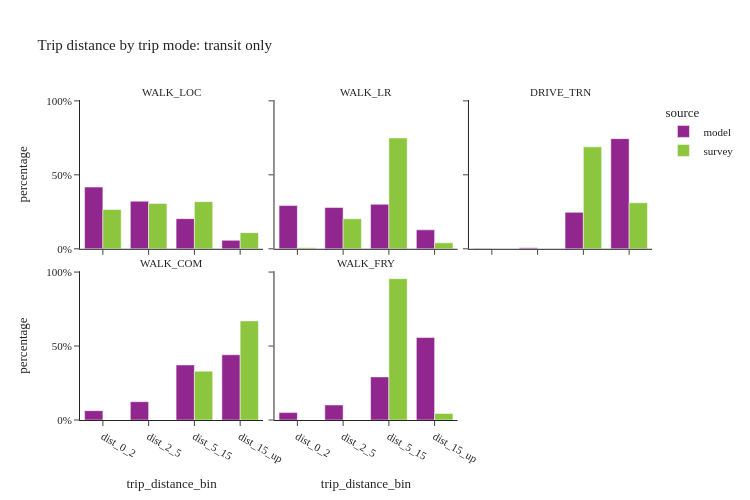

Here is the notebook cell this chart was saved with:
### Code cell
util.plot_share_facetbar(trip_data, 'trip_weight', share_col="trip_distance_bin", title="Trip distance by trip mode: transit only", 
                            facet_col="trip_mode_transit_only", facet_col_wrap=3, height=500, orientation='v')

### Figure 1 — Plotly figure (JSON) as saved in the notebook; plotly's stock layout.template omitted (floating-point values rounded to 4 significant figures)
{"data": [{"alignmentgroup": "True", "customdata": [[20346], [15692], [9942], [2794]], "hovertemplate": "source=model<br>trip_mode_transit_only=WALK_LOC<br>trip_distance_bin=%{x}<br>percentage=%{y}<br>sample_size=%{customdata[0]}<extra></extra>", "legendgroup": "model", "marker": {"color": "#91268F", "pattern": {"shape": ""}}, "name": "model", "offsetgroup": "model", "orientation": "v", "showlegend": true, "textposition": "auto", "type": "bar", "x": ["dist_0_2", "dist_2_5", "dist_5_15", "dist_15_up"], "xaxis": "x4", "y": [0.4171, 0.3217, 0.2038, 0.05728], "yaxis": "y4"}, {"alignmentgroup": "True", "customdata": [[21785], [20800], [22422], [9545]], "hovertemplate": "source=model<br>trip_mode_transit_only=WALK_LR<br>trip_distance_bin=%{x}<br>percentage=%{y}<br>sample_size=%{customdata[0]}<extra></extra>", "legendgroup": "model", "marker": {"color": "#91268F", "pattern": {"shape": ""}}, "name": "model", "offsetgroup": "model", "orientation": "v", "showlegend": false, "textposition": "auto", "type": "bar", "x": ["dist_0_2", "dist_2_5", "dist_5_15", "dist_15_up"], "xaxis": "x5", "y": [0.2922, 0.279, 0.3008, 0.128], "yaxis": "y5"}, {"alignmentgroup": "True", "customdata": [[14], [73], [2383], [7206]], "hovertemplate": "source=model<br>trip_mode_transit_only=DRIVE_TRN<br>trip_distance_bin=%{x}<br>percentage=%{y}<br>sample_size=%{customdata[0]}<extra></extra>", "legendgroup": "model", "marker": {"color": "#91268F", "pattern": {"shape": ""}}, "name": "model", "offsetgroup": "model", "orientation": "v", "showlegend": false, "textposition": "auto", "type": "bar", "x": ["dist_0_2", "dist_2_5", "dist_5_15", "dist_15_up"], "xaxis": "x6", "y": [0.001447, 0.007544, 0.2463, 0.7447], "yaxis": "y6"}, {"alignmentgroup": "True", "customdata": [[537], [1055], [3172], [3759]], "hovertemplate": "source=model<br>trip_mode_transit_only=WALK_COM<br>trip_distance_bin=%{x}<br>percentage=%{y}<br>sample_size=%{customdata[0]}<extra></extra>", "legendgroup": "model", "marker": {"color": "#91268F", "pattern": {"shape": ""}}, "name": "model", "offsetgroup": "model", "orientation": "v", "showlegend": false, "textposition": "auto", "type": "bar", "x": ["dist_0_2", "dist_2_5", "dist_5_15", "dist_15_up"], "xaxis": "x", "y": [0.06301, 0.1238, 0.3722, 0.441], "yaxis": "y"}, {"alignmentgroup": "True", "customdata": [[380], [773], [2219], [4247]], "hovertemplate": "source=model<br>trip_mode_transit_only=WALK_FRY<br>trip_distance_bin=%{x}<br>percentage=%{y}<br>sample_size=%{customdata[0]}<extra></extra>", "legendgroup": "model", "marker": {"color": "#91268F", "pattern": {"shape": ""}}, "name": "model", "offsetgroup": "model", "orientation": "v", "showlegend": false, "textposition": "auto", "type": "bar", "x": ["dist_0_2", "dist_2_5", "dist_5_15", "dist_15_up"], "xaxis": "x2", "y": [0.04988, 0.1015, 0.2912, 0.5574], "yaxis": "y2"}, {"alignmentgroup": "True", "customdata": [[404], [456], [404], [83]], "hovertemplate": "source=survey<br>trip_mode_transit_only=WALK_LOC<br>trip_distance_bin=%{x}<br>percentage=%{y}<br>sample_size=%{customdata[0]}<extra></extra>", "legendgroup": "survey", "marker": {"color": "#8CC63E", "pattern": {"shape": ""}}, "name": "survey", "offsetgroup": "survey", "orientation": "v", "showlegend": true, "textposition": "auto", "type": "bar", "x": ["dist_0_2", "dist_2_5", "dist_5_15", "dist_15_up"], "xaxis": "x4", "y": [0.2655, 0.3066, 0.3187, 0.1092], "yaxis": "y4"}, {"alignmentgroup": "True", "customdata": [[11], [27], [32], [3]], "hovertemplate": "source=survey<br>trip_mode_transit_only=WALK_LR<br>trip_distance_bin=%{x}<br>percentage=%{y}<br>sample_size=%{customdata[0]}<extra></extra>", "legendgroup": "survey", "marker": {"color": "#8CC63E", "pattern": {"shape": ""}}, "name": "survey", "offsetgroup": "survey", "orientation": "v", "showlegend": false, "textposition": "auto", "type": "bar", "x": ["dist_0_2", "dist_2_5", "dist_5_15", "dist_15_up"], "xaxis": "x5", "y": [0.007492, 0.2032, 0.7491, 0.04019], "yaxis": "y5"}, {"alignmentgroup": "True", "customdata": [[46], [39]], "hovertemplate": "source=survey<br>trip_mode_transit_only=DRIVE_TRN<br>trip_distance_bin=%{x}<br>percentage=%{y}<br>sample_size=%{customdata[0]}<extra></extra>", "legendgroup": "survey", "marker": {"color": "#8CC63E", "pattern": {"shape": ""}}, "name": "survey", "offsetgroup": "survey", "orientation": "v", "showlegend": false, "textposition": "auto", "type": "bar", "x": ["dist_5_15", "dist_15_up"], "xaxis": "x6", "y": [0.6892, 0.3108], "yaxis": "y6"}, {"alignmentgroup": "True", "customdata": [[10], [6]], "hovertemplate": "source=survey<br>trip_mode_transit_only=WALK_COM<br>trip_distance_bin=%{x}<br>percentage=%{y}<br>sample_size=%{customdata[0]}<extra></extra>", "legendgroup": "survey", "marker": {"color": "#8CC63E", "pattern": {"shape": ""}}, "name": "survey", "offsetgroup": "survey", "orientation": "v", "showlegend": false, "textposition": "auto", "type": "bar", "x": ["dist_5_15", "dist_15_up"], "xaxis": "x", "y": [0.3301, 0.6699], "yaxis": "y"}, {"alignmentgroup": "True", "customdata": [[1], [5], [7]], "hovertemplate": "source=survey<br>trip_mode_transit_only=WALK_FRY<br>trip_distance_bin=%{x}<br>percentage=%{y}<br>sample_size=%{customdata[0]}<extra></extra>", "legendgroup": "survey", "marker": {"color": "#8CC63E", "pattern": {"shape": ""}}, "name": "survey", "offsetgroup": "survey", "orientation": "v", "showlegend": false, "textposition": "auto", "type": "bar", "x": ["dist_0_2", "dist_5_15", "dist_15_up"], "xaxis": "x2", "y": [0.0, 0.9556, 0.0444], "yaxis": "y2"}], "layout": {"annotations": [{"font": {}, "showarrow": false, "text": "WALK_COM", "x": 0.16, "xanchor": "center", "xref": "paper", "y": 0.465, "yanchor": "bottom", "yref": "paper"}, {"font": {}, "showarrow": false, "text": "WALK_FRY", "x": 0.5, "xanchor": "center", "xref": "paper", "y": 0.465, "yanchor": "bottom", "yref": "paper"}, {"font": {}, "showarrow": false, "text": "WALK_LOC", "x": 0.16, "xanchor": "center", "xref": "paper", "y": 1.0, "yanchor": "bottom", "yref": "paper"}, {"font": {}, "showarrow": false, "text": "WALK_LR", "x": 0.5, "xanchor": "center", "xref": "paper", "y": 1.0, "yanchor": "bottom", "yref": "paper"}, {"font": {}, "showarrow": false, "text": "DRIVE_TRN", "x": 0.84, "xanchor": "center", "xref": "paper", "y": 1.0, "yanchor": "bottom", "yref": "paper"}], "barmode": "group", "height": 500, "legend": {"title": {"text": "source"}, "tracegroupgap": 0}, "title": {"text": "Trip distance by trip mode: transit only"}, "width": 750, "xaxis": {"anchor": "y", "domain": [0.0, 0.32], "title": {"text": "trip_distance_bin"}}, "xaxis2": {"anchor": "y2", "domain": [0.34, 0.66], "matches": "x", "title": {"text": "trip_distance_bin"}}, "xaxis3": {"anchor": "y3", "domain": [0.68, 1.0], "matches": "x", "title": {"text": "trip_distance_bin"}}, "xaxis4": {"anchor": "y4", "domain": [0.0, 0.32], "matches": "x", "showticklabels": false}, "xaxis5": {"anchor": "y5", "domain": [0.34, 0.66], "matches": "x", "showticklabels": false}, "xaxis6": {"anchor": "y6", "domain": [0.68, 1.0], "matches": "x", "showticklabels": false}, "yaxis": {"anchor": "x", "domain": [0.0, 0.465], "tickformat": ".0%", "title": {"text": "percentage"}}, "yaxis2": {"anchor": "x2", "domain": [0.0, 0.465], "matches": "y", "showticklabels": false, "tickformat": ".0%"}, "yaxis3": {"anchor": "x3", "domain": [0.0, 0.465], "matches": "y", "showticklabels": false, "tickformat": ".0%"}, "yaxis4": {"anchor": "x4", "domain": [0.535, 1.0], "matches": "y", "tickformat": ".0%", "title": {"text": "percentage"}}, "yaxis5": {"anchor": "x5", "domain": [0.535, 1.0], "matches": "y", "showticklabels": false, "tickformat": ".0%"}, "yaxis6": {"anchor": "x6", "domain": [0.535, 1.0], "matches": "y", "showticklabels": false, "tickformat": ".0%"}}}
